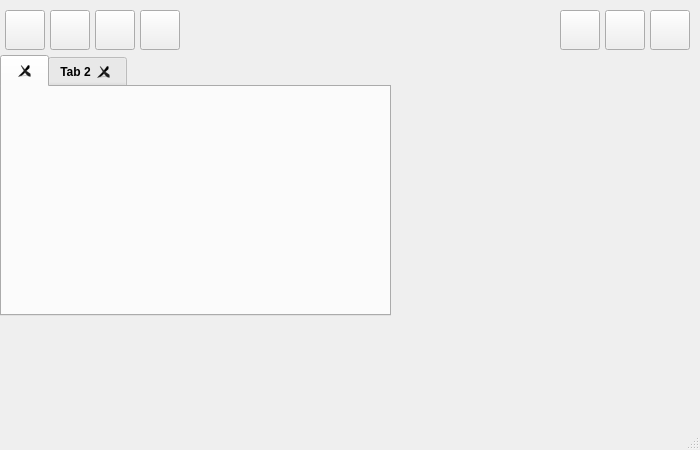
<?xml version="1.0" encoding="UTF-8"?>
<ui version="4.0">
 <class>MainWindow</class>
 <widget class="QMainWindow" name="MainWindow">
  <property name="geometry">
   <rect>
    <x>0</x>
    <y>0</y>
    <width>700</width>
    <height>450</height>
   </rect>
  </property>
  <property name="minimumSize">
   <size>
    <width>700</width>
    <height>450</height>
   </size>
  </property>
  <property name="baseSize">
   <size>
    <width>700</width>
    <height>450</height>
   </size>
  </property>
  <property name="font">
   <font>
    <kerning>true</kerning>
   </font>
  </property>
  <property name="windowTitle">
   <string/>
  </property>
  <property name="windowIcon">
   <iconset resource="../resources/ChartGeany.qrc">
    <normaloff>:/png/images/icons/PNG/cglogo.png</normaloff>:/png/images/icons/PNG/cglogo.png</iconset>
  </property>
  <property name="tabShape">
   <enum>QTabWidget::Rounded</enum>
  </property>
  <widget class="QWidget" name="centralwidget">
   <widget class="QToolButton" name="managerButton">
    <property name="geometry">
     <rect>
      <x>5</x>
      <y>10</y>
      <width>40</width>
      <height>40</height>
     </rect>
    </property>
    <property name="focusPolicy">
     <enum>Qt::NoFocus</enum>
    </property>
    <property name="toolTip">
     <string>Data Manager</string>
    </property>
    <property name="autoFillBackground">
     <bool>false</bool>
    </property>
    <property name="text">
     <string/>
    </property>
    <property name="icon">
     <iconset resource="../resources/ChartGeany.qrc">
      <normaloff>:/png/images/icons/PNG/data_grid.png</normaloff>:/png/images/icons/PNG/data_grid.png</iconset>
    </property>
    <property name="iconSize">
     <size>
      <width>35</width>
      <height>35</height>
     </size>
    </property>
   </widget>
   <widget class="QTabWidget" name="tabWidget">
    <property name="geometry">
     <rect>
      <x>0</x>
      <y>55</y>
      <width>391</width>
      <height>261</height>
     </rect>
    </property>
    <property name="font">
     <font>
      <weight>75</weight>
      <bold>true</bold>
     </font>
    </property>
    <property name="focusPolicy">
     <enum>Qt::NoFocus</enum>
    </property>
    <property name="tabPosition">
     <enum>QTabWidget::North</enum>
    </property>
    <property name="tabShape">
     <enum>QTabWidget::Rounded</enum>
    </property>
    <property name="currentIndex">
     <number>0</number>
    </property>
    <property name="elideMode">
     <enum>Qt::ElideRight</enum>
    </property>
    <property name="usesScrollButtons">
     <bool>true</bool>
    </property>
    <property name="tabsClosable">
     <bool>true</bool>
    </property>
    <property name="movable">
     <bool>true</bool>
    </property>
    <widget class="QWidget" name="widget">
     <attribute name="title">
      <string/>
     </attribute>
    </widget>
    <widget class="QWidget" name="tab_2">
     <attribute name="title">
      <string>Tab 2</string>
     </attribute>
    </widget>
   </widget>
   <widget class="QToolButton" name="exitButton">
    <property name="geometry">
     <rect>
      <x>650</x>
      <y>10</y>
      <width>40</width>
      <height>40</height>
     </rect>
    </property>
    <property name="focusPolicy">
     <enum>Qt::NoFocus</enum>
    </property>
    <property name="toolTip">
     <string>Exit</string>
    </property>
    <property name="autoFillBackground">
     <bool>true</bool>
    </property>
    <property name="text">
     <string/>
    </property>
    <property name="icon">
     <iconset resource="../resources/ChartGeany.qrc">
      <normaloff>:/png/images/icons/PNG/exit.png</normaloff>:/png/images/icons/PNG/exit.png</iconset>
    </property>
    <property name="iconSize">
     <size>
      <width>35</width>
      <height>35</height>
     </size>
    </property>
   </widget>
   <widget class="QToolButton" name="screenshotButton">
    <property name="geometry">
     <rect>
      <x>50</x>
      <y>10</y>
      <width>40</width>
      <height>40</height>
     </rect>
    </property>
    <property name="focusPolicy">
     <enum>Qt::NoFocus</enum>
    </property>
    <property name="toolTip">
     <string>Screenshot</string>
    </property>
    <property name="autoFillBackground">
     <bool>false</bool>
    </property>
    <property name="text">
     <string/>
    </property>
    <property name="icon">
     <iconset resource="../resources/ChartGeany.qrc">
      <normaloff>:/png/images/icons/PNG/camera.png</normaloff>:/png/images/icons/PNG/camera.png</iconset>
    </property>
    <property name="iconSize">
     <size>
      <width>35</width>
      <height>35</height>
     </size>
    </property>
   </widget>
   <widget class="QToolButton" name="optionsButton">
    <property name="geometry">
     <rect>
      <x>95</x>
      <y>10</y>
      <width>40</width>
      <height>40</height>
     </rect>
    </property>
    <property name="focusPolicy">
     <enum>Qt::NoFocus</enum>
    </property>
    <property name="toolTip">
     <string>Options</string>
    </property>
    <property name="autoFillBackground">
     <bool>false</bool>
    </property>
    <property name="text">
     <string/>
    </property>
    <property name="icon">
     <iconset resource="../resources/ChartGeany.qrc">
      <normaloff>:/png/images/icons/PNG/advancedsettings.png</normaloff>:/png/images/icons/PNG/advancedsettings.png</iconset>
    </property>
    <property name="iconSize">
     <size>
      <width>35</width>
      <height>35</height>
     </size>
    </property>
   </widget>
   <widget class="QToolButton" name="infoButton">
    <property name="geometry">
     <rect>
      <x>140</x>
      <y>10</y>
      <width>40</width>
      <height>40</height>
     </rect>
    </property>
    <property name="focusPolicy">
     <enum>Qt::NoFocus</enum>
    </property>
    <property name="toolTip">
     <string>Information</string>
    </property>
    <property name="autoFillBackground">
     <bool>false</bool>
    </property>
    <property name="text">
     <string/>
    </property>
    <property name="icon">
     <iconset resource="../resources/ChartGeany.qrc">
      <normaloff>:/png/images/icons/PNG/information.png</normaloff>:/png/images/icons/PNG/information.png</iconset>
    </property>
    <property name="iconSize">
     <size>
      <width>35</width>
      <height>35</height>
     </size>
    </property>
   </widget>
   <widget class="QToolButton" name="forumButton">
    <property name="geometry">
     <rect>
      <x>605</x>
      <y>10</y>
      <width>40</width>
      <height>40</height>
     </rect>
    </property>
    <property name="focusPolicy">
     <enum>Qt::NoFocus</enum>
    </property>
    <property name="toolTip">
     <string>Forums</string>
    </property>
    <property name="autoFillBackground">
     <bool>true</bool>
    </property>
    <property name="text">
     <string/>
    </property>
    <property name="icon">
     <iconset resource="../resources/ChartGeany.qrc">
      <normaloff>:/png/images/icons/PNG/Conversation.png</normaloff>:/png/images/icons/PNG/Conversation.png</iconset>
    </property>
    <property name="iconSize">
     <size>
      <width>35</width>
      <height>35</height>
     </size>
    </property>
   </widget>
   <widget class="QToolButton" name="homeButton">
    <property name="geometry">
     <rect>
      <x>560</x>
      <y>10</y>
      <width>40</width>
      <height>40</height>
     </rect>
    </property>
    <property name="focusPolicy">
     <enum>Qt::NoFocus</enum>
    </property>
    <property name="toolTip">
     <string>Home</string>
    </property>
    <property name="autoFillBackground">
     <bool>true</bool>
    </property>
    <property name="text">
     <string/>
    </property>
    <property name="icon">
     <iconset resource="../resources/ChartGeany.qrc">
      <normaloff>:/png/images/icons/PNG/Home.png</normaloff>:/png/images/icons/PNG/Home.png</iconset>
    </property>
    <property name="iconSize">
     <size>
      <width>35</width>
      <height>35</height>
     </size>
    </property>
   </widget>
  </widget>
  <widget class="QStatusBar" name="statusbar"/>
 </widget>
 <resources>
  <include location="../resources/ChartGeany.qrc"/>
 </resources>
 <connections/>
</ui>
